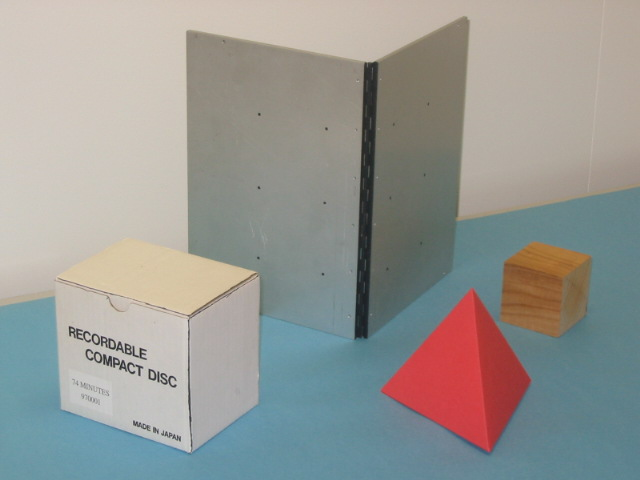
%> input picture Camera-Calibration_Stereo-Vision/Inputs/left.jpg, 640 x 480 px
$ octave Quick_Interaction.m   (GNU Octave 9; MATLAB toolbox functions it lacks are replaced by stand-ins)
%> lines starting %> are read from the running program, lines starting %| are printed output that depends on the picture; in (x1, y1, x2, y2) boxes, pixels count from 0 and x2, y2 are one past the last pixel; in counts of white or black regions, pixels touching at a corner belong together; the program's own positions count from 1
### Camera-Calibration_Stereo-Vision/functions/visualize_3D_points_and_axes.m
function visualize_3D_points_and_axes(m, filePath, wo_coord)
%> called with filePath = 'Inputs/left.jpg'
file=imread(filePath);
%> file is the input picture: size 480x640x3 uint8; mean R, G, B 151.5, 152, 147.7
img_pts=(m*[wo_coord(:,1)'; wo_coord(:,2)'; wo_coord(:,3)'; ones(1,12)]);
img_pts=img_pts./(img_pts(3,:));
img_pts = img_pts(1:2, :)';
image = insertMarker(file, img_pts);
%> image: size 480x640x3 uint8; 0.05% of pixels changed, all inside (x1, y1, x2, y2) = (255, 100, 432, 278)

label_x = [
    0:199;
    zeros(1, 200);
    zeros(1, 200);
    ones(1, 200)
    ];

label_y = [
    zeros(1, 200);
    0:199;
    zeros(1, 200);
    ones(1, 200)
];

label_z = [
    zeros(1, 325);
    zeros(1, 325);
    0:324;
    ones(1, 325)
];

colors = {'red', 'green', 'blue'};
labels = {label_x, label_y, label_z};

for i = 1:numel(colors)
    c_lab = (m * labels{i});
    c_lab = c_lab(1:2, :) ./ c_lab(3, :);
    c_lab = c_lab';
    c_lab = c_lab(:, 1:2);
    image = insertShape(image, 'Line', [c_lab(1, 1), c_lab(1, 2), c_lab(end, 1), c_lab(end, 2)], 'LineWidth', 2, 'Color', colors{i});
end

imshow(image);

end

### Camera-Calibration_Stereo-Vision/Quick_Interaction.m
clear all
addpath('functions');
load('vars_quick.mat');
img_right='Inputs/right.jpg';
ing_left='Inputs/left.jpg';

input('Press Enter for left  and  right for MKRT ...');
%% 1b MRKT for  both  right and left  camera
disp('Left Camera Parameters:');
disp('Camera Matrix (m):');
disp(m_left);
disp('Intrinsic Matrix (K):');
disp(K_left);
disp('Rotation Matrix (R):');
disp(R_left);
disp('Translation Vector (T):');
disp(T_left);

disp('Right Camera Parameters:');
disp('Camera Matrix (m):');
disp(m_right);
disp('Intrinsic Matrix (K):');
disp(K_right);
disp('Rotation Matrix (R):');
disp(R_right);
disp('Translation Vector (T):');
disp(T_right);

input('Press Enter for visualization of  world Coordinate ...');
%%  Display world axes in both left and right images.
figure;
hold on;
visualize_3D_points_and_axes(m_left, ing_left, W_left);
title('World Axes Visualization - Left Camera');


figure;
hold on;
visualize_3D_points_and_axes(m_right, img_right, W_right);
%> call 2 of visualize_3D_points_and_axes, with filePath = 'Inputs/right.jpg'
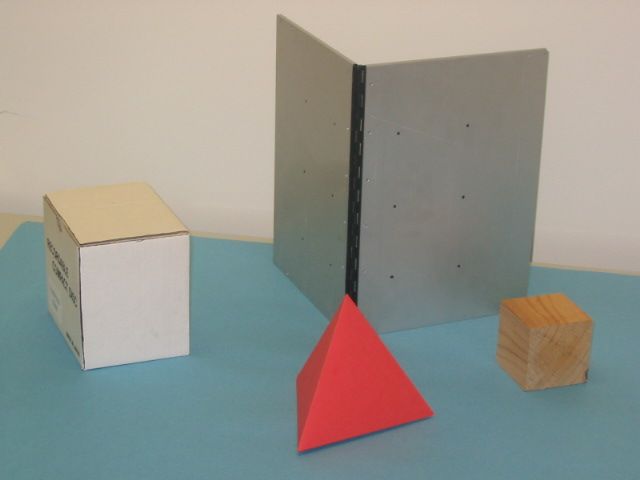
%> input picture Camera-Calibration_Stereo-Vision/Inputs/right.jpg, 640 x 480 px
%> in visualize_3D_points_and_axes, file is the input picture: size 480x640x3 uint8; mean R, G, B 148.5, 148.3, 141.2
%> in visualize_3D_points_and_axes (call 2), `image = insertMarker(file, img_pts);`: image: size 480x640x3 uint8; 0.05% of pixels changed, all inside (x1, y1, x2, y2) = (298, 97, 470, 280)
%> the loop in visualize_3D_points_and_axes (call 2), `for i = 1:numel(colors)` made 3 passes
%> pass 1, in visualize_3D_points_and_axes (call 2), `image = insertShape(image, 'Line', [c_lab(1, 1), c_lab(1, 2), c_lab(en..`:
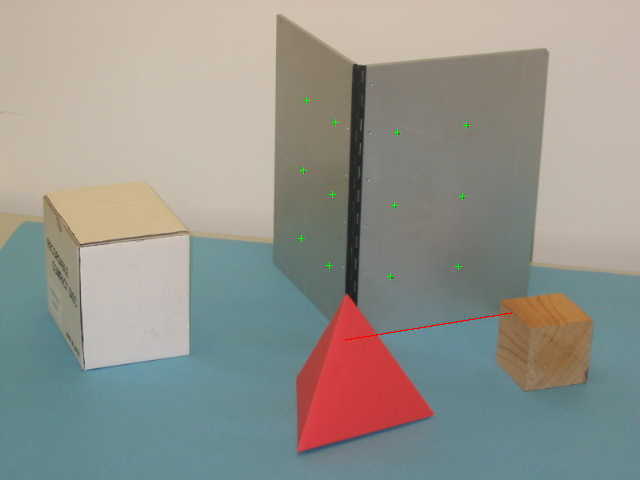
%> image: size 480x640x3 uint8; mean R, G, B 148.6, 148.3, 141.1
title('left_word_axes.png- Right Camera');
hold off;

%%
input('Press Enter for Mean Square Error ...');
mse_value = mse(Pf', W_left);
disp(['Mean Squared Error (MSE): ' num2str(mse_value)]);
rmse_value = sqrt(mse_value);
disp(['Root Mean Squared Error (RMSE): ' num2str(rmse_value)])

%%
input('Press Enter for scatter3 plot...');
figure;
scatter3(con_mat(1, :), con_mat(2, :), con_mat(3, :), 'ob');
labels = cellstr(num2str((1:size(con_mat, 2))'));
title('3D Scatter Plot with Point Numbers');
xlabel('X-axis');
ylabel('Y-axis');
zlabel('Z-axis');
grid on;
axis equal;
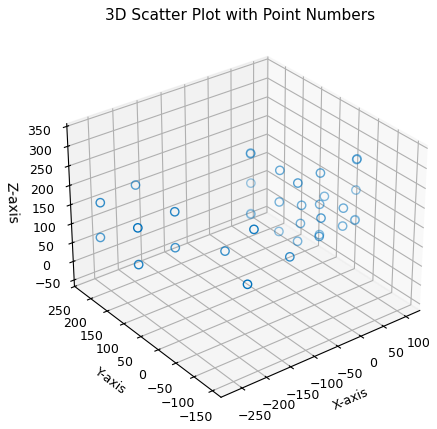
%> figure redrawn from the program's plot data

%% PATCH FUNTION PLOT
input('Press Enter for each component patch...');
figure
% Opened notebook
patch(con_mat(1, [17,2,6,14]), con_mat(2, [17,2,6,14]), con_mat(3, [17,2,6,14]), [0.3010 0.7450 0.9330]);
patch(con_mat(1, [14,11,7,17]), con_mat(2, [14,11,7,17]), con_mat(3, [14,11,7,17]),[0.3010 0.7450 0.9330]);
view(3)
grid on;
axis equal;
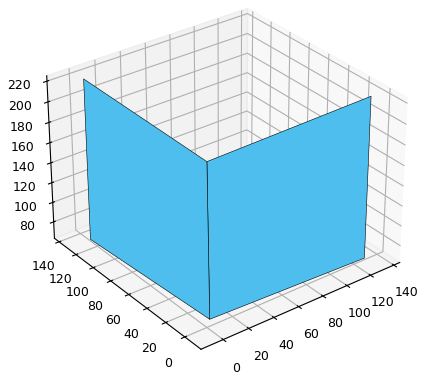
%> figure redrawn from the program's plot data
hold on;

figure
% first box: white
patch(con_mat(1, [19, 20, 21, 22]), con_mat(2, [19, 20, 21, 22]), con_mat(3, [19, 20, 21, 22]), [0.5, 0.5, 0.5]);
patch(con_mat(1, [19, 22, 24, 23]), con_mat(2, [19, 22, 24, 23]), con_mat(3, [19, 22, 24, 23]), [0.5, 0.5, 0.5]);
patch(con_mat(1, [22, 21, 25, 24]), con_mat(2, [22, 21, 25, 24]), con_mat(3, [22, 21, 25, 24]), [0.5, 0.5, 0.5]);
view(3)
grid on;
axis equal;
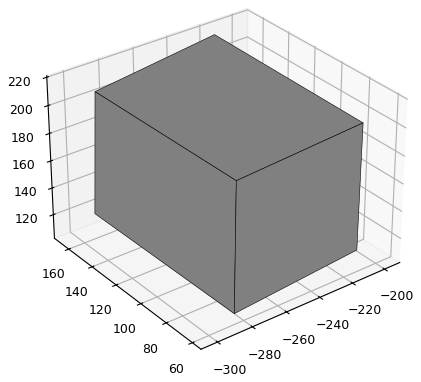
%> figure redrawn from the program's plot data

% red pyramid
figure
patch(con_mat(1, [26, 27, 29, 26]), con_mat(2, [26, 27, 29, 26]), con_mat(3, [26, 27, 29, 26]), [0.8, 0, 0]);
patch(con_mat(1, [27, 29, 28, 27]), con_mat(2, [27, 29, 28, 27]), con_mat(3, [27, 29, 28, 27]), [0.8, 0, 0]);
view(3)
grid on;
axis equal;

% smallest box
figure
patch(con_mat(1, [30,31,32,33])/s, con_mat(2, [30,31,32,33])/s, con_mat(3, [30,31,32,33])/s,[0.9290 0.6940 0.1250]);
patch(con_mat(1, [30,33,35,34])/s, con_mat(2, [30,33,35,34])/s, con_mat(3, [30,33,35,34])/s, [0.9290 0.6940 0.1250]);
patch(con_mat(1, [33,32,36,35])/s, con_mat(2, [33,32,36,35])/s, con_mat(3, [33,32,36,35])/s, [0.9290 0.6940 0.1250]);
view(3)
grid on;
axis equal;
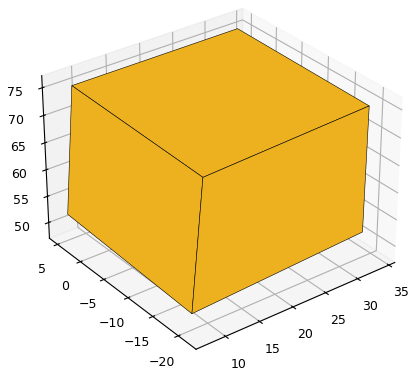
%> figure redrawn from the program's plot data
hold off

%%
input('Press Enter for  combined patches...');
figure
patch(con_mat(1, [17,2,6,14]), con_mat(2, [17,2,6,14]), con_mat(3, [17,2,6,14]), [0.3010 0.7450 0.9330]);
patch(con_mat(1, [14,11,7,17]), con_mat(2, [14,11,7,17]), con_mat(3, [14,11,7,17]),[0.3010 0.7450 0.9330]);
patch(con_mat(1, [19, 20, 21, 22]), con_mat(2, [19, 20, 21, 22]), con_mat(3, [19, 20, 21, 22]), [0.5, 0.5, 0.5]);
patch(con_mat(1, [19, 22, 24, 23]), con_mat(2, [19, 22, 24, 23]), con_mat(3, [19, 22, 24, 23]), [0.5, 0.5, 0.5]);
patch(con_mat(1, [22, 21, 25, 24]), con_mat(2, [22, 21, 25, 24]), con_mat(3, [22, 21, 25, 24]), [0.5, 0.5, 0.5]);
patch(con_mat(1, [26, 27, 29, 26]), con_mat(2, [26, 27, 29, 26]), con_mat(3, [26, 27, 29, 26]), [0.8, 0, 0]);
patch(con_mat(1, [27, 29, 28, 27]), con_mat(2, [27, 29, 28, 27]), con_mat(3, [27, 29, 28, 27]), [0.8, 0, 0]);
s = 2;
patch(con_mat(1, [30,31,32,33])/s, con_mat(2, [30,31,32,33])/s, con_mat(3, [30,31,32,33])/s,[0.9290 0.6940 0.1250]);
patch(con_mat(1, [30,33,35,34])/s, con_mat(2, [30,33,35,34])/s, con_mat(3, [30,33,35,34])/s, [0.9290 0.6940 0.1250]);
patch(con_mat(1, [33,32,36,35])/s, con_mat(2, [33,32,36,35])/s, con_mat(3, [33,32,36,35])/s, [0.9290 0.6940 0.1250]);
xlabel('X-axis');
ylabel('Y-axis');
zlabel('Z-axis');
view(3);
grid on;
axis equal;
view(3)
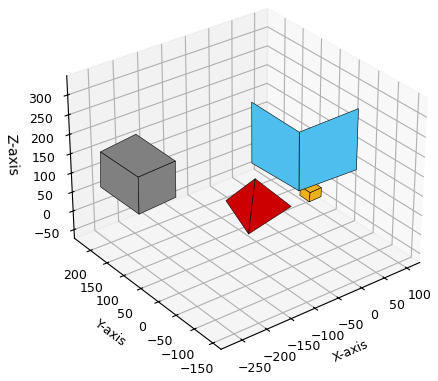
%> figure redrawn from the program's plot data
